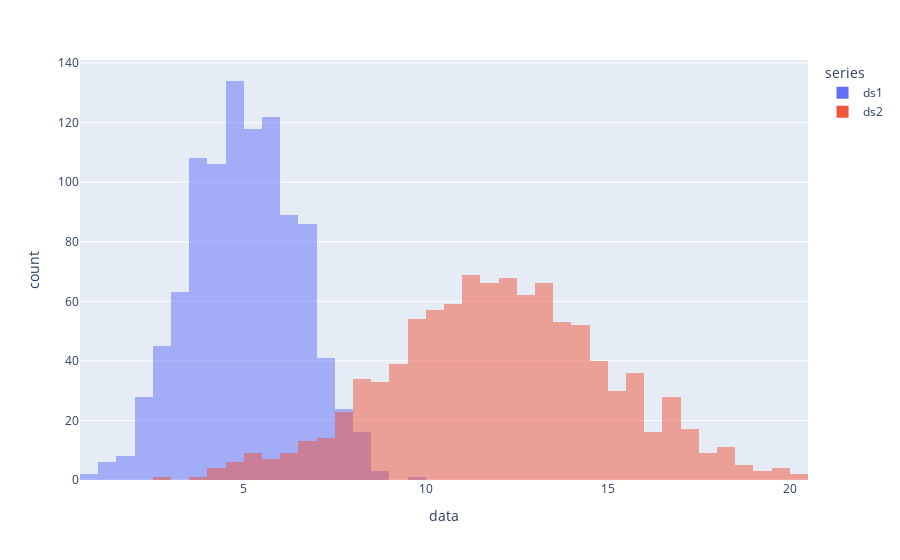

The notebook cell this image was saved under:
### Markdown cell above
Create a third set of Datapoints containing the points of both of the previous sets. Plot this Dataset as a histogram as well.

### Code cell
#Add code to combine the two existing datasets
df = pd.DataFrame(dict(
    series = np.concatenate((["ds1"]*len(ds1), ["ds2"]*len(ds2))), 
    data  =np.concatenate((x0,x1))
))
px.histogram(df, x="data", color="series", barmode="overlay")

#Add code to plot the result as a histogramm

### Figure 1 — Plotly figure (JSON) as saved in the notebook; plotly's stock layout.template omitted (floating-point values rounded to 4 significant figures; data arrays with more than 128 entries replaced by an {"elided": "..."} marker saying what was removed)
{"data": [{"alignmentgroup": "True", "bingroup": "x", "hovertemplate": "series=ds1<br>data=%{x}<br>count=%{y}<extra></extra>", "legendgroup": "ds1", "marker": {"color": "#636efa", "opacity": 0.5, "pattern": {"shape": ""}}, "name": "ds1", "offsetgroup": "ds1", "orientation": "v", "showlegend": true, "type": "histogram", "x": {"elided": "1000 float values"}, "xaxis": "x", "yaxis": "y"}, {"alignmentgroup": "True", "bingroup": "x", "hovertemplate": "series=ds2<br>data=%{x}<br>count=%{y}<extra></extra>", "legendgroup": "ds2", "marker": {"color": "#EF553B", "opacity": 0.5, "pattern": {"shape": ""}}, "name": "ds2", "offsetgroup": "ds2", "orientation": "v", "showlegend": true, "type": "histogram", "x": {"elided": "1000 float values"}, "xaxis": "x", "yaxis": "y"}], "layout": {"barmode": "overlay", "legend": {"title": {"text": "series"}, "tracegroupgap": 0}, "margin": {"t": 60}, "xaxis": {"anchor": "y", "domain": [0, 1], "title": {"text": "data"}}, "yaxis": {"anchor": "x", "domain": [0, 1], "title": {"text": "count"}}}}
